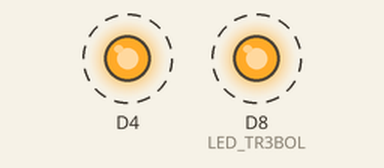
The sketch below on a simulated ESP8266 (NodeMCU). On the bench: output pins drawn as LEDs (lit = HIGH). Dashed ring = blinking.

Above: at 0.5 s.
Timing chart, 0 to 4.6 s (numbered marks = the images above):
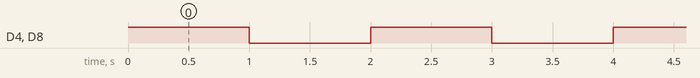

The sketch:

Parpadeo_Led_Integrado_y_LED_PlacaTr3bol.ino
```cpp
#define LED_TR3BOL D8

void setup() {
  pinMode(LED_BUILTIN, OUTPUT);  // Configura el pin LED_BUILTIN (LED integrado) como una salida.
  pinMode(LED_TR3BOL, OUTPUT);   // Configura el pin LED_TR3BOL (D8) como una salida.
}

void loop() {
  digitalWrite(LED_BUILTIN, HIGH);  // Enciende el LED integrado (pone el pin en estado ALTO).
  digitalWrite(LED_TR3BOL, HIGH);   // Enciende el LED conectado al pin D8 (pone el pin en estado ALTO).
  delay(1000);                      // Espera 1 segundo (1000 milisegundos).
  digitalWrite(LED_BUILTIN, LOW);   // Apaga el LED integrado (pone el pin en estado BAJO).
  digitalWrite(LED_TR3BOL, LOW);    // Apaga el LED conectado al pin D8 (pone el pin en estado BAJO).
  delay(1000);                      // Espera 1 segundo (1000 milisegundos).
}
```

Measured:
- by itself, D4, D8 (LED_TR3BOL): alternates HIGH for 1.0 s and LOW for 1.0 s
